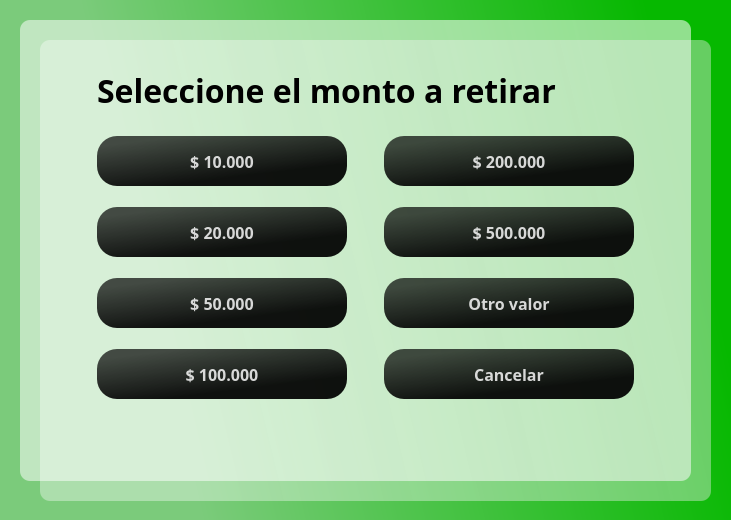
<?xml version="1.0" encoding="UTF-8"?>
<ui version="4.0">
 <class>Dialog</class>
 <widget class="QDialog" name="Dialog">
  <property name="geometry">
   <rect>
    <x>0</x>
    <y>0</y>
    <width>731</width>
    <height>520</height>
   </rect>
  </property>
  <property name="windowTitle">
   <string>Dialog</string>
  </property>
  <widget class="QWidget" name="layoutWidget">
   <property name="geometry">
    <rect>
     <x>66</x>
     <y>50</y>
     <width>601</width>
     <height>421</height>
    </rect>
   </property>
   <layout class="QGridLayout" name="gridLayout">
    <item row="3" column="1">
     <widget class="QPushButton" name="btnOtroValor">
      <property name="maximumSize">
       <size>
        <width>250</width>
        <height>50</height>
       </size>
      </property>
      <property name="font">
       <font>
        <family>Candara</family>
        <pointsize>12</pointsize>
        <weight>75</weight>
        <bold>true</bold>
       </font>
      </property>
      <property name="styleSheet">
       <string notr="true">QPushButton#btnOtroValor{
	background-color: qlineargradient(spread:pad, x1:0.015, y1:0.00568182, x2:0.626, y2:1, stop:0.144279 rgba(0, 0, 0, 176), stop:0.835821 rgba(0, 0, 0, 237));
	
	color: rgba(255, 255, 255, 210);
	border-radius: 20px;
}

QPushButton#btnOtroValor:hover{
	background-color: qlineargradient(spread:pad, x1:1, y1:0.363, x2:0, y2:0.528864, stop:0.0696517 rgba(8, 220, 0, 255), stop:0.810945 rgba(136, 224, 136, 255));
}

QPushButton#btnOtroValor:pressed{
	padding-left: 5px;
	padding-top: 5px;
	background-color: rgba(105, 118, 132, 200);
}</string>
      </property>
      <property name="text">
       <string>Otro valor</string>
      </property>
     </widget>
    </item>
    <item row="4" column="0">
     <widget class="QPushButton" name="btnRetirar100">
      <property name="maximumSize">
       <size>
        <width>250</width>
        <height>50</height>
       </size>
      </property>
      <property name="font">
       <font>
        <family>Candara</family>
        <pointsize>12</pointsize>
        <weight>75</weight>
        <bold>true</bold>
       </font>
      </property>
      <property name="styleSheet">
       <string notr="true">QPushButton#btnRetirar100{
	background-color: qlineargradient(spread:pad, x1:0.015, y1:0.00568182, x2:0.626, y2:1, stop:0.144279 rgba(0, 0, 0, 176), stop:0.835821 rgba(0, 0, 0, 237));
	
	color: rgba(255, 255, 255, 210);
	border-radius: 20px;
}

QPushButton#btnRetirar100:hover{
	background-color: qlineargradient(spread:pad, x1:1, y1:0.363, x2:0, y2:0.528864, stop:0.0696517 rgba(8, 220, 0, 255), stop:0.810945 rgba(136, 224, 136, 255));
}

QPushButton#btnRetirar100:pressed{
	padding-left: 5px;
	padding-top: 5px;
	background-color: rgba(105, 118, 132, 200);
}</string>
      </property>
      <property name="text">
       <string>$ 100.000</string>
      </property>
     </widget>
    </item>
    <item row="1" column="1">
     <widget class="QPushButton" name="btnRetirar200">
      <property name="maximumSize">
       <size>
        <width>250</width>
        <height>50</height>
       </size>
      </property>
      <property name="font">
       <font>
        <family>Candara</family>
        <pointsize>12</pointsize>
        <weight>75</weight>
        <bold>true</bold>
       </font>
      </property>
      <property name="styleSheet">
       <string notr="true">QPushButton#btnRetirar200{
	background-color: qlineargradient(spread:pad, x1:0.015, y1:0.00568182, x2:0.626, y2:1, stop:0.144279 rgba(0, 0, 0, 176), stop:0.835821 rgba(0, 0, 0, 237));
	
	color: rgba(255, 255, 255, 210);
	border-radius: 20px;
}

QPushButton#btnRetirar200:hover{
	background-color: qlineargradient(spread:pad, x1:1, y1:0.363, x2:0, y2:0.528864, stop:0.0696517 rgba(8, 220, 0, 255), stop:0.810945 rgba(136, 224, 136, 255));
}

QPushButton#btnRetirar200:pressed{
	padding-left: 5px;
	padding-top: 5px;
	background-color: rgba(105, 118, 132, 200);
}</string>
      </property>
      <property name="text">
       <string>$ 200.000</string>
      </property>
     </widget>
    </item>
    <item row="1" column="0">
     <widget class="QPushButton" name="btnRetirar10">
      <property name="sizePolicy">
       <sizepolicy hsizetype="Minimum" vsizetype="Fixed">
        <horstretch>0</horstretch>
        <verstretch>0</verstretch>
       </sizepolicy>
      </property>
      <property name="maximumSize">
       <size>
        <width>250</width>
        <height>50</height>
       </size>
      </property>
      <property name="font">
       <font>
        <family>Candara</family>
        <pointsize>12</pointsize>
        <weight>75</weight>
        <bold>true</bold>
       </font>
      </property>
      <property name="styleSheet">
       <string notr="true">QPushButton#btnRetirar10{
	background-color: qlineargradient(spread:pad, x1:0.015, y1:0.00568182, x2:0.626, y2:1, stop:0.144279 rgba(0, 0, 0, 176), stop:0.835821 rgba(0, 0, 0, 237));
	
	color: rgba(255, 255, 255, 210);
	border-radius: 20px;
}

QPushButton#btnRetirar10:hover{
	background-color: qlineargradient(spread:pad, x1:1, y1:0.363, x2:0, y2:0.528864, stop:0.0696517 rgba(8, 220, 0, 255), stop:0.810945 rgba(136, 224, 136, 255));
}

QPushButton#btnRetirar10:pressed{
	padding-left: 5px;
	padding-top: 5px;
	background-color: rgba(105, 118, 132, 200);
}</string>
      </property>
      <property name="text">
       <string>$ 10.000</string>
      </property>
     </widget>
    </item>
    <item row="2" column="1">
     <widget class="QPushButton" name="btnRetirar500">
      <property name="maximumSize">
       <size>
        <width>250</width>
        <height>50</height>
       </size>
      </property>
      <property name="font">
       <font>
        <family>Candara</family>
        <pointsize>12</pointsize>
        <weight>75</weight>
        <bold>true</bold>
       </font>
      </property>
      <property name="styleSheet">
       <string notr="true">QPushButton#btnRetirar500{
	background-color: qlineargradient(spread:pad, x1:0.015, y1:0.00568182, x2:0.626, y2:1, stop:0.144279 rgba(0, 0, 0, 176), stop:0.835821 rgba(0, 0, 0, 237));
	
	color: rgba(255, 255, 255, 210);
	border-radius: 20px;
}

QPushButton#btnRetirar500:hover{
	background-color: qlineargradient(spread:pad, x1:1, y1:0.363, x2:0, y2:0.528864, stop:0.0696517 rgba(8, 220, 0, 255), stop:0.810945 rgba(136, 224, 136, 255));
}

QPushButton#btnRetirar500:pressed{
	padding-left: 5px;
	padding-top: 5px;
	background-color: rgba(105, 118, 132, 200);
}</string>
      </property>
      <property name="text">
       <string>$ 500.000</string>
      </property>
     </widget>
    </item>
    <item row="2" column="0">
     <widget class="QPushButton" name="btnRetirar20">
      <property name="maximumSize">
       <size>
        <width>250</width>
        <height>50</height>
       </size>
      </property>
      <property name="font">
       <font>
        <family>Candara</family>
        <pointsize>12</pointsize>
        <weight>75</weight>
        <bold>true</bold>
       </font>
      </property>
      <property name="styleSheet">
       <string notr="true">QPushButton#btnRetirar20{
	background-color: qlineargradient(spread:pad, x1:0.015, y1:0.00568182, x2:0.626, y2:1, stop:0.144279 rgba(0, 0, 0, 176), stop:0.835821 rgba(0, 0, 0, 237));
	
	color: rgba(255, 255, 255, 210);
	border-radius: 20px;
}

QPushButton#btnRetirar20:hover{
	background-color: qlineargradient(spread:pad, x1:1, y1:0.363, x2:0, y2:0.528864, stop:0.0696517 rgba(8, 220, 0, 255), stop:0.810945 rgba(136, 224, 136, 255));
}

QPushButton#btnRetirar20:pressed{
	padding-left: 5px;
	padding-top: 5px;
	background-color: rgba(105, 118, 132, 200);
}</string>
      </property>
      <property name="text">
       <string>$ 20.000</string>
      </property>
     </widget>
    </item>
    <item row="3" column="0">
     <widget class="QPushButton" name="btnRetirar50">
      <property name="maximumSize">
       <size>
        <width>250</width>
        <height>50</height>
       </size>
      </property>
      <property name="font">
       <font>
        <family>Candara</family>
        <pointsize>12</pointsize>
        <weight>75</weight>
        <bold>true</bold>
       </font>
      </property>
      <property name="styleSheet">
       <string notr="true">QPushButton#btnRetirar50{
	background-color: qlineargradient(spread:pad, x1:0.015, y1:0.00568182, x2:0.626, y2:1, stop:0.144279 rgba(0, 0, 0, 176), stop:0.835821 rgba(0, 0, 0, 237));
	
	color: rgba(255, 255, 255, 210);
	border-radius: 20px;
}

QPushButton#btnRetirar50:hover{
	background-color: qlineargradient(spread:pad, x1:1, y1:0.363, x2:0, y2:0.528864, stop:0.0696517 rgba(8, 220, 0, 255), stop:0.810945 rgba(136, 224, 136, 255));
}

QPushButton#btnRetirar50:pressed{
	padding-left: 5px;
	padding-top: 5px;
	background-color: rgba(105, 118, 132, 200);
}</string>
      </property>
      <property name="text">
       <string>$ 50.000</string>
      </property>
     </widget>
    </item>
    <item row="0" column="0" colspan="2">
     <widget class="QLabel" name="lblTitle">
      <property name="sizePolicy">
       <sizepolicy hsizetype="Fixed" vsizetype="Fixed">
        <horstretch>0</horstretch>
        <verstretch>0</verstretch>
       </sizepolicy>
      </property>
      <property name="maximumSize">
       <size>
        <width>16777215</width>
        <height>50</height>
       </size>
      </property>
      <property name="font">
       <font>
        <family>Candara</family>
        <pointsize>24</pointsize>
        <weight>75</weight>
        <bold>true</bold>
       </font>
      </property>
      <property name="styleSheet">
       <string notr="true">color: rgb(0, 0, 0);</string>
      </property>
      <property name="text">
       <string>Seleccione el monto a retirar</string>
      </property>
     </widget>
    </item>
    <item row="4" column="1">
     <widget class="QPushButton" name="btnCancelar">
      <property name="maximumSize">
       <size>
        <width>250</width>
        <height>50</height>
       </size>
      </property>
      <property name="font">
       <font>
        <family>Candara</family>
        <pointsize>12</pointsize>
        <weight>75</weight>
        <bold>true</bold>
       </font>
      </property>
      <property name="styleSheet">
       <string notr="true">QPushButton#btnCancelar{
	background-color: qlineargradient(spread:pad, x1:0.015, y1:0.00568182, x2:0.626, y2:1, stop:0.144279 rgba(0, 0, 0, 176), stop:0.835821 rgba(0, 0, 0, 237));
	
	color: rgba(255, 255, 255, 210);
	border-radius: 20px;
}

QPushButton#btnCancelar:hover{
	background-color: qlineargradient(spread:pad, x1:1, y1:0.363, x2:0, y2:0.528864, stop:0.0696517 rgba(255, 37, 37, 255), stop:0.81592 rgba(197, 75, 75, 255));
}

QPushButton#btnCancelar:pressed{
	padding-left: 5px;
	padding-top: 5px;
	background-color: rgba(105, 118, 132, 200);
}</string>
      </property>
      <property name="text">
       <string>Cancelar</string>
      </property>
     </widget>
    </item>
    <item row="5" column="0" colspan="2">
     <widget class="QLabel" name="lblMessage">
      <property name="sizePolicy">
       <sizepolicy hsizetype="Preferred" vsizetype="Fixed">
        <horstretch>0</horstretch>
        <verstretch>0</verstretch>
       </sizepolicy>
      </property>
      <property name="maximumSize">
       <size>
        <width>16777215</width>
        <height>30</height>
       </size>
      </property>
      <property name="font">
       <font>
        <family>Candara</family>
        <pointsize>12</pointsize>
        <weight>75</weight>
        <bold>true</bold>
       </font>
      </property>
      <property name="styleSheet">
       <string notr="true">color: rgb(0, 0, 0);</string>
      </property>
      <property name="text">
       <string/>
      </property>
      <property name="scaledContents">
       <bool>true</bool>
      </property>
      <property name="alignment">
       <set>Qt::AlignCenter</set>
      </property>
     </widget>
    </item>
   </layout>
  </widget>
  <widget class="QLabel" name="label">
   <property name="geometry">
    <rect>
     <x>0</x>
     <y>0</y>
     <width>741</width>
     <height>521</height>
    </rect>
   </property>
   <property name="styleSheet">
    <string notr="true">background-color: qlineargradient(spread:pad, x1:1, y1:0.363, x2:0, y2:0.528864, stop:0.0696517 rgba(6, 184, 0, 255), stop:0.810945 rgba(123, 203, 123, 255));</string>
   </property>
   <property name="text">
    <string/>
   </property>
  </widget>
  <widget class="QLabel" name="label_2">
   <property name="geometry">
    <rect>
     <x>20</x>
     <y>20</y>
     <width>671</width>
     <height>461</height>
    </rect>
   </property>
   <property name="styleSheet">
    <string notr="true">background-color: qlineargradient(spread:pad, x1:1, y1:0.363, x2:0, y2:0.528864, stop:0.0696517 rgba(255, 255, 255, 142), stop:0.810945 rgba(255, 255, 255, 134));
border-radius: 10px;</string>
   </property>
   <property name="text">
    <string/>
   </property>
  </widget>
  <widget class="QLabel" name="label_3">
   <property name="geometry">
    <rect>
     <x>40</x>
     <y>40</y>
     <width>671</width>
     <height>461</height>
    </rect>
   </property>
   <property name="styleSheet">
    <string notr="true">background-color: qlineargradient(spread:pad, x1:1, y1:0.363, x2:0, y2:0.528864, stop:0.0696517 rgba(238, 238, 238, 105), stop:0.81592 rgba(255, 255, 255, 94));
border-radius: 10px;</string>
   </property>
   <property name="text">
    <string/>
   </property>
  </widget>
  <zorder>label</zorder>
  <zorder>label_2</zorder>
  <zorder>label_3</zorder>
  <zorder>layoutWidget</zorder>
 </widget>
 <resources/>
 <connections/>
</ui>
